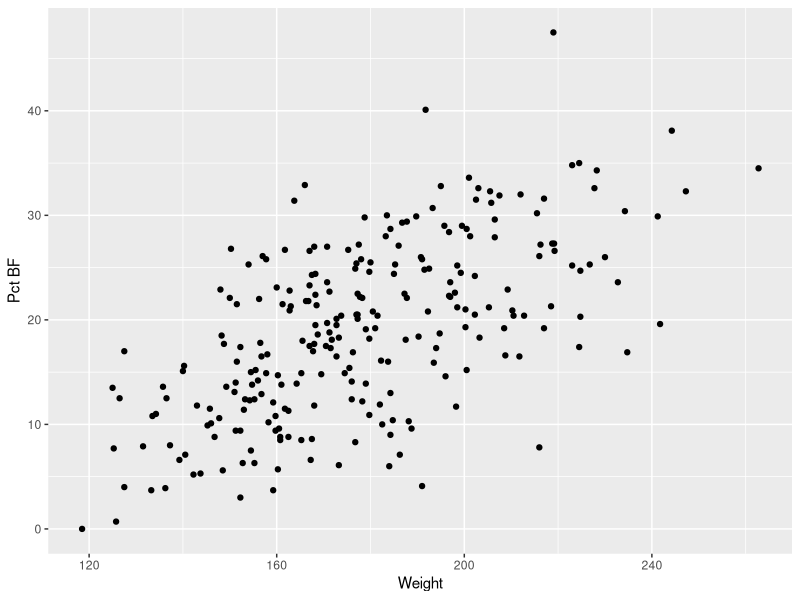
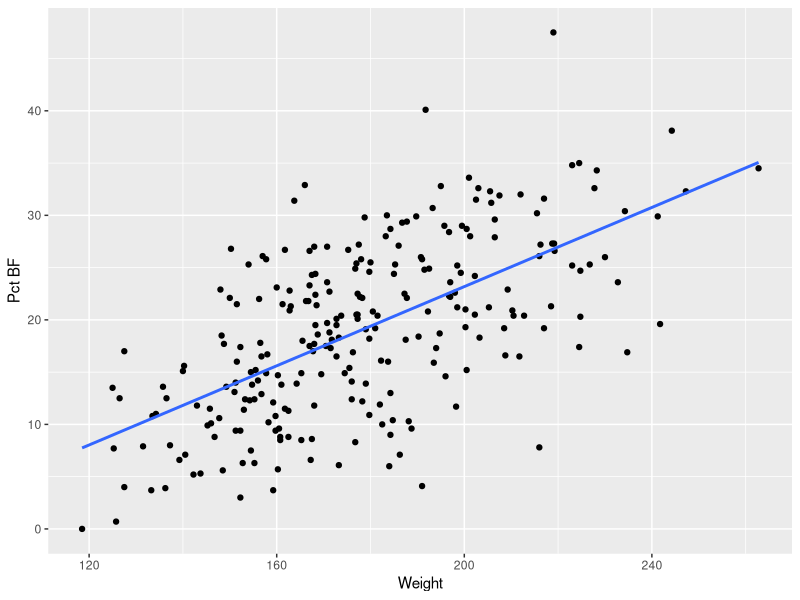
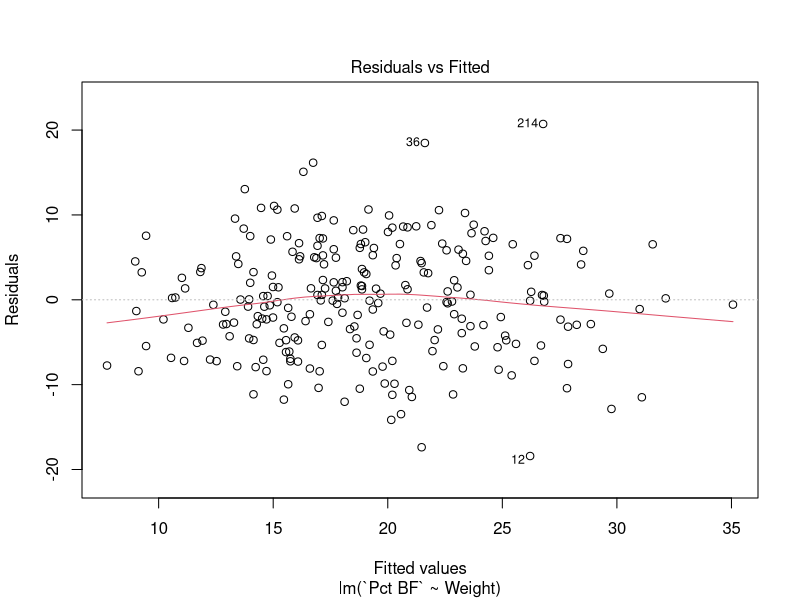
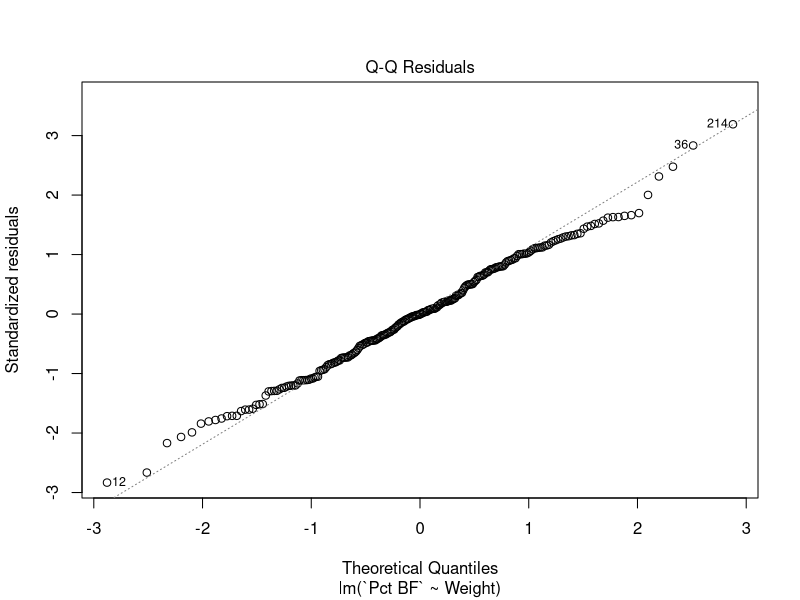
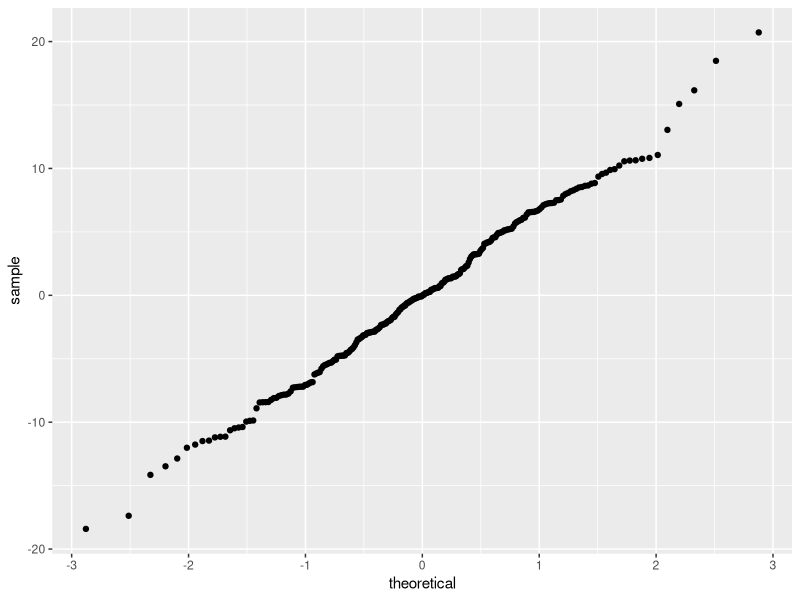
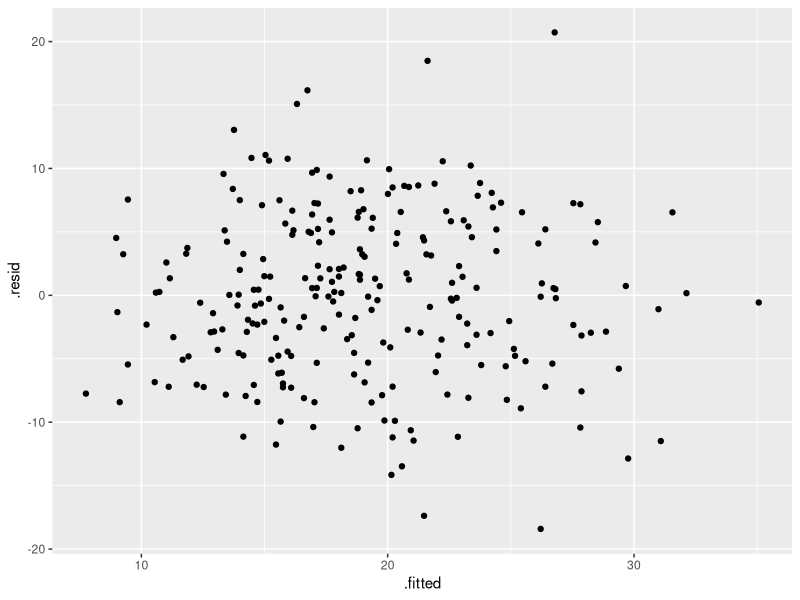

These figures' R source, in order:
# The situation is much simpler with regression exercises, because the example
# datasets are all actual datasets, and not a summary (as was sometimes the case
# with the chi-square goodness of fit chapter.)

# Here's how to to the basic analysis of some variables in the body fat dataset.
# 
# I did some poking around and apparently the dataset is an old classic. A 
# complete description of it is here:
# 
# http://lib.stat.cmu.edu/datasets/bodyfat
# 
# tl;dr Weight is in pounds, Height and waist are in inches, other body parts
# are circumferences in centimetres.


# The tidyverse packages contain most of the tools you'll need.

library(tidyverse)

# Load the data
bodyfat <- read_csv("Chapter_24/Body_fat.csv")

# Scatterplots

bodyfat %>%    # the RStudio keyboard shortcut for this symbol is ctrl + shift + m
  ggplot(aes(x=Weight, y=`Pct BF`)) + 
  geom_point()
  
# To make any other scatterplots just change the variable names.

# Scatterplots with regression line. 

bodyfat %>%    
  ggplot(aes(x=Weight, y=`Pct BF`)) + 
  geom_point() + 
  geom_smooth(method = "lm", se = FALSE) 

# Try without se=FALSE. Also try without method="lm". It produces a smooth curve
# with "error bars", which is cool but not simple regression.

# Estimating the model parameters.

# This uses an R function called "lm" (which stands for "linear model"). There
# is something in R called a "formula", which is where you have your output
# variable on the left and the input variable(s) on the right with a ~ in the
# middle.

# Here is one way to get the estimates. As usual, it's best to save the results
# and then look at them directly.

bf_wt_lm <- lm(`Pct BF` ~ Weight, data = bodyfat)
bf_wt_lm

# To see more details use the following. Right now all we know about are the numbers in the "Estimate" column. 

summary(bf_wt_lm)

# OPTIONAL BUT EFFECTIVE AND RECOMMENDED
# 
# Another way to type the command to get the regression analysis. This takes 
# advantage of RStudio's ability to suggest variable names, which saves typing 
# and prevents errors. I always do things this way.
# 
# What you do is type the dataset name followed by the "pipe" symbol %>% using
# the ctrl + shift + m shortcut, and wherever you put a single period '.'
# (without quotes) R understands you to mean "put the dataset name here".

bodyfat %>% 
  lm(`Pct BF` ~ Weight, data = .)

# Here's how to save the results when you use this method.

bf_wt_lm <- bodyfat %>% 
  lm(`Pct BF` ~ Weight, data = .)

## NEW 2017-02-06: Residual plots

# A simple way to make the residual plots, except you have to be there to hit 
# <enter> to see them one at a time. But, simple. Also, the plots I provide will
# look a little different.

plot(bf_wt_lm, which = 1:2)

# Here's how I make the plots. It requies the broom package which is installed
# as part of the tidyverse but not loaded by default. Load it now.

library(broom)

# First, make a data_frame with the data along with residuals, and some other
# stuff we might see later on.

bf_wt_lm_aug <- augment(bf_wt_lm)

# Normal quantile plot of residuals
bf_wt_lm_aug %>% 
  ggplot(aes(sample = .resid)) + geom_qq()

# Residuals versus fitted values
bf_wt_lm_aug %>% 
  ggplot(aes(x= .fitted, y=.resid)) + geom_point()



